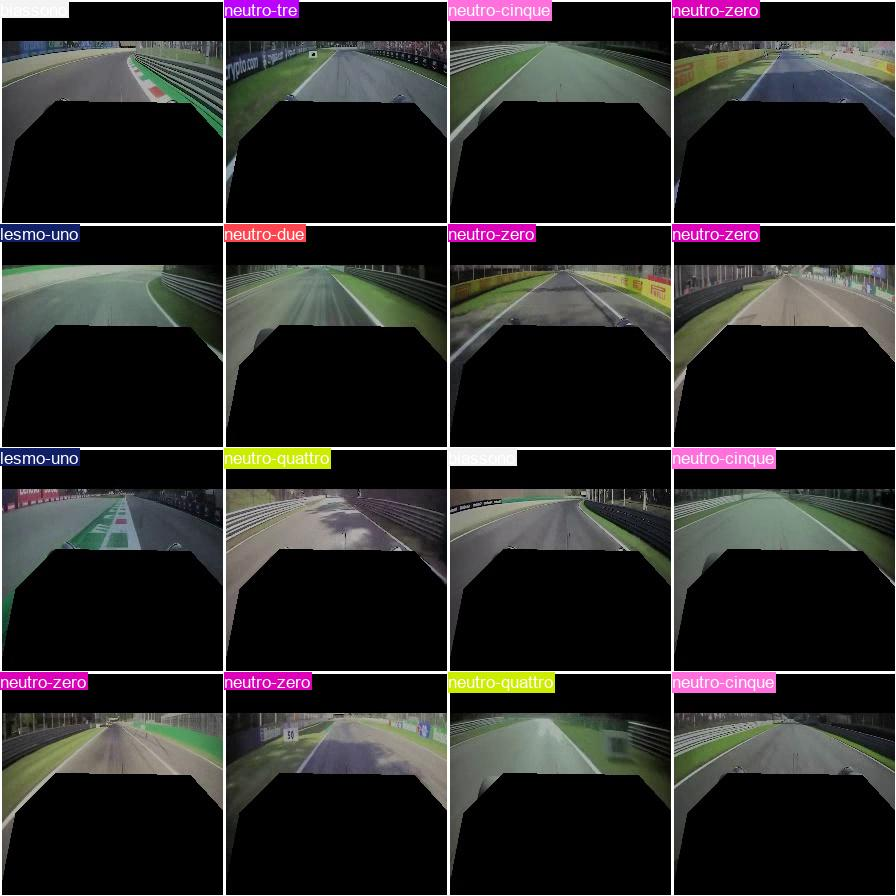
#> input picture runs/classify/val3/val_batch1_pred.jpg, 896 x 896 px, given in place of blue.png, which was not available
$ python tracker.py
#> lines starting #> are read from the running program, lines starting #| are printed output that depends on the picture; after the words box and inside, x2 and y2 are one past the last pixel; in counts of white or black regions, pixels touching at a corner belong together; pictures that were not available may be replaced by others from this repository, and a replacement may not be noted
import cv2
import numpy as np


def nothing(x):
    pass

def main():


    img = np.zeros((300, 512, 3), np.uint8)
    cv2.namedWindow('image')

    cv2.createTrackbar('H_HIGH', 'image', 0, 180, nothing)
#> slider 'H_HIGH' is set to 180
    cv2.createTrackbar('S_HIGH', 'image', 0, 255, nothing)
#> slider 'S_HIGH' is set to 255
    cv2.createTrackbar('V_HIGH', 'image', 0, 255, nothing)
#> slider 'V_HIGH' is set to 255
    cv2.createTrackbar('H_LOW', 'image', 0, 180, nothing)
#> slider 'H_LOW' is set to 36
    cv2.createTrackbar('S_LOW', 'image', 0, 255, nothing)
#> slider 'S_LOW' is set to 51
    cv2.createTrackbar('V_LOW', 'image', 0, 255, nothing)
#> slider 'V_LOW' is set to 51


    # [7 lines of commented-out code are left out]

    frame = cv2.imread('media/blue.png')
#> frame is the input picture: shape (896, 896, 3); mean B, G, R 39.5, 40.5, 41.4
    frame = cv2.resize(frame, (224,224))
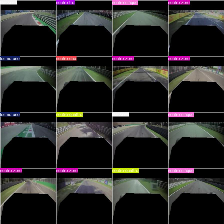
#> frame: shape (224, 224, 3); mean B, G, R 37.6, 38.6, 39.6

    while True:
        # Leggi un frame dal video
        #ret, frame = cap.read()

        # Se il frame non è stato letto correttamente, esci dal ciclo
        # if not ret:
        #     break


        HH= cv2.getTrackbarPos('H_HIGH', 'image')
        SH = cv2.getTrackbarPos('S_HIGH', 'image')
        VH = cv2.getTrackbarPos('V_HIGH', 'image')
        HL= cv2.getTrackbarPos('H_LOW', 'image')
        SL = cv2.getTrackbarPos('S_LOW', 'image')
        VL = cv2.getTrackbarPos('V_LOW', 'image')


        lower = np.uint8([[[HL, SL ,VL]]])  # Example: Red color
        high = np.uint8([[[HH, SH, VH]]])  # Example: Red color
        print('rgb:',lower,',',high)

        # lower = cv2.cvtColor(lower, cv2.COLOR_BGR2HSV)
        # high = cv2.cvtColor(high, cv2.COLOR_BGR2HSV)

        print('hsv:',lower,',',high)

        hsv = cv2.cvtColor(frame, cv2.COLOR_BGR2HSV) #converto in hsv
#> hsv: shape (224, 224, 3); mean H, S, V 32.5, 36.2, 43.1
        mask = cv2.inRange(frame,lower,high) #maschera nel range dei colori definiti sopra
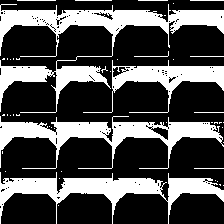
#> mask: shape (224, 224); 31.2% white; 47 white regions (35 under 20 px), largest, box (x1, y1, x2, y2) and area: (0, 4, 224, 113) 5688, (0, 116, 224, 169) 3814, (0, 172, 224, 224) 3766
        #mask = cv2.erode(mask,None,iterations=2) #erosione per migliorare la maschera
        #mask=cv2.dilate(mask,None,iterations=2)

        img[:] = [HH,SH,VH]
        cv2.imshow('Frame', frame)
        cv2.imshow('Hsv', hsv)
        cv2.imshow('Mask',mask)
        cv2.imshow('image', img)
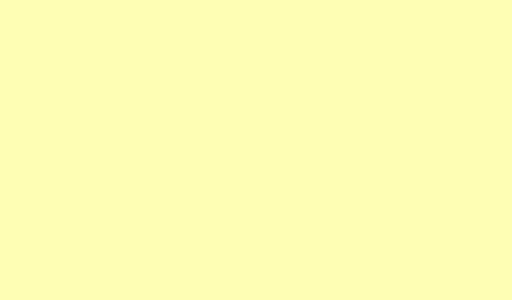
#> window 'image': shape (300, 512, 3); mean B, G, R 180, 255, 255


        if cv2.waitKey(1) == ord('q'):
#> (key q is pressed here)
            break

if __name__ == "__main__" :
    main()

$ run again, on runs/classify/val3/val_batch2_pred.jpg
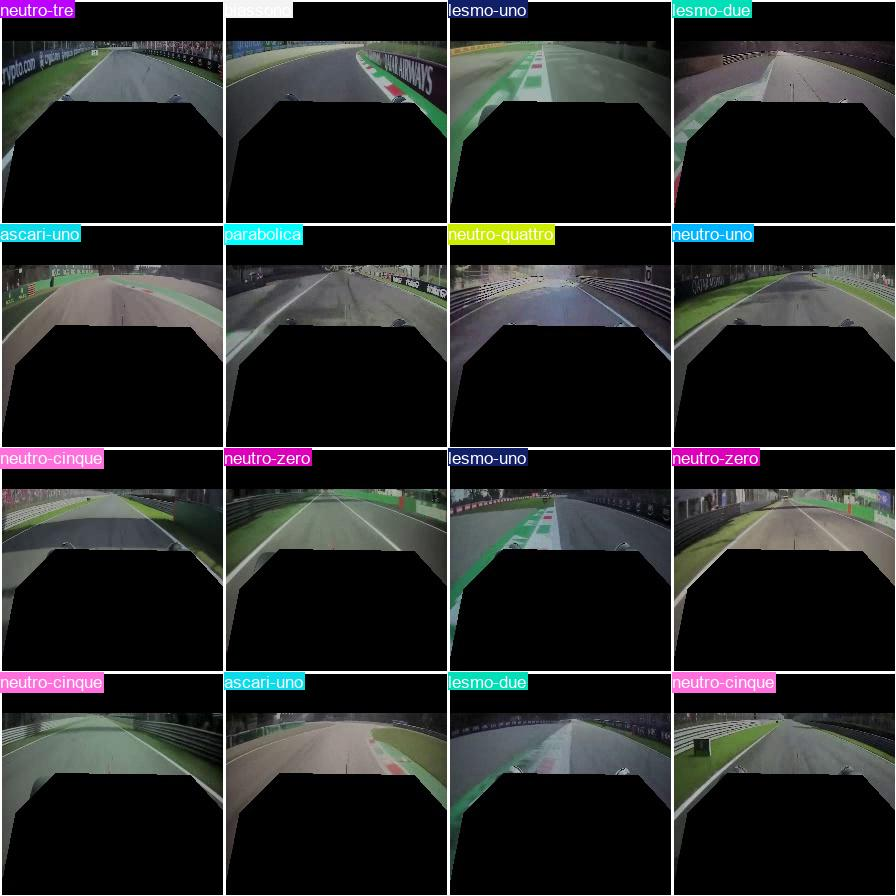
#> input picture runs/classify/val3/val_batch2_pred.jpg, 896 x 896 px, given in place of blue.png, which was not available
#> in main, frame is the input picture: shape (896, 896, 3); mean B, G, R 39.8, 40.1, 38.2
#> in main, `frame = cv2.resize(frame, (224,224))`:
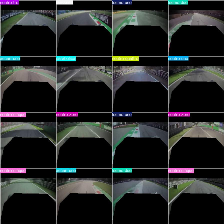
#> frame: shape (224, 224, 3); mean B, G, R 37.9, 38.2, 36.3
#> hsv: shape (224, 224, 3); mean H, S, V 34.5, 35.6, 41.9
#> in main, `mask = cv2.inRange(frame,lower,high)`:
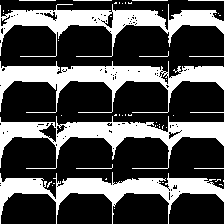
#> mask: shape (224, 224); 31.1% white; 50 white regions (37 under 20 px), largest, box (x1, y1, x2, y2) and area: (0, 61, 224, 113) 4013, (0, 116, 224, 169) 3829, (0, 4, 224, 57) 3715
